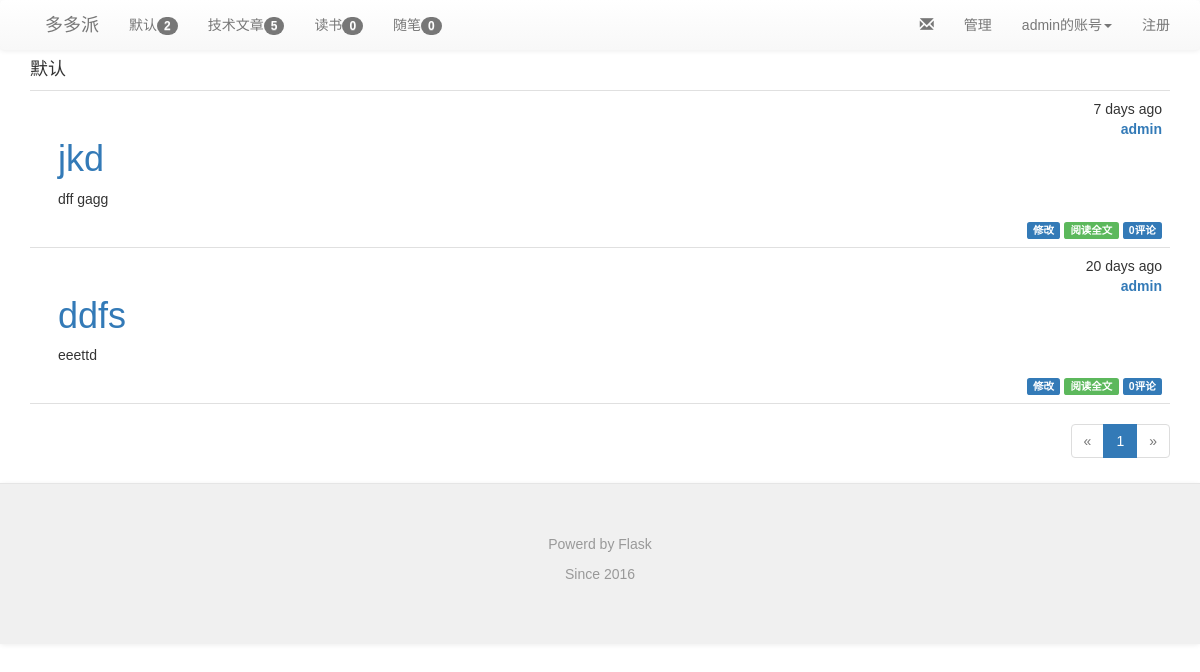
The page /category/1 (signed in) on the database its author committed.
### app/models.py (models this page shows, shortened)
class Category(db.Model):
    __tablename__ = 'categories'
    id = db.Column(db.Integer,primary_key=True)
    name = db.Column(db.String(64),unique=True)
    posts = db.relationship('Post',backref='category',lazy='dynamic')

class User(UserMixin, db.Model):
    __tablename__ = 'users'
    id = db.Column(db.Integer, primary_key=True)
    email = db.Column(db.String(64), unique=True, index=True)
    username = db.Column(db.String(64), unique=True, index=True)
    role_id = db.Column(db.Integer, db.ForeignKey('roles.id'))
    password_hash = db.Column(db.String(128))
    confirmed = db.Column(db.Boolean, default=False)
    name = db.Column(db.String(64))
    location = db.Column(db.String(64))
    about_me = db.Column(db.Text())
    member_since = db.Column(db.DateTime(), default=datetime.utcnow)
    last_seen = db.Column(db.DateTime(), default=datetime.utcnow)
    posts = db.relationship('Post',backref='author',lazy='dynamic')
    followed = db.relationship('Follow',
                               foreign_keys=[Follow.follower_id],
                               backref=db.backref('follower',lazy='joined'),
                               lazy='dynamic',cascade='all,delete-orphan')
    followers = db.relationship('Follow',
                                foreign_keys=[Follow.followed_id],
                                backref=db.backref('followed',lazy='joined'),
                                lazy='dynamic',cascade='all,delete-orphan')
    sendto = db.relationship('Message',
                             foreign_keys=[Message.sendto_id],
                             backref=db.backref('sendto',lazy='joined'),
                             lazy='dynamic',cascade='all,delete-orphan'
                             )
    author = db.relationship('Message',
                             foreign_keys=[Message.author_id],
                             backref=db.backref('author',lazy='joined'),
                             lazy='dynamic',cascade='all,delete-orphan'
                             )
    comments = db.relationship('Comment',backref='author',lazy='dynamic')
    starposts = db.relationship('Post',secondary='stars',backref=db.backref('stared',lazy='joined'),lazy='joined')
    @property
    def password(self):
        raise AttributeError('password is not a readable attribute')
    def can(self, permissions):
        return self.role is not None and \
            (self.role.permissions & permissions) == permissions
    def ping(self):
        self.last_seen = datetime.utcnow()
        db.session.add(self)
    def unread_message(self):
        num = self.sendto.count()
        total = 0
        for i in range(0,num):
            if self.sendto[i].confirmed == False:
                total += 1
        return total

class Post(db.Model):
    __tablename__ = 'posts'
    id = db.Column(db.Integer,primary_key=True)
    title = db.Column(db.Text(128))
    body = db.Column(db.Text)
    body_html = db.Column(db.Text)
    timestamp = db.Column(db.DateTime,index=True,default=datetime.utcnow)
    auth_id = db.Column(db.Integer,db.ForeignKey('users.id'))
    category_id = db.Column(db.Integer,db.ForeignKey('categories.id'))
    comments = db.relationship('Comment',backref='post',lazy='dynamic')
    visits = db.Column(db.Integer,nullable=False,default=int(10))

### app/main/views.py (the view)
@main.route('/category/<int:id>')
def category(id):
    category = Category.query.get_or_404(id)
    page = request.args.get('page',1,type=int)
    pagination = category.posts.order_by(Post.timestamp.desc()).paginate(
        page,per_page=current_app.config['FLASKY_POSTS_PER_PAGE'],
        error_out=False
    )
    posts = pagination.items
    return render_template('category.html',category=category,posts=posts,pagination=pagination)

### app/auth/views.py (called while the page is built)
@auth.before_app_request
def before_request():
    if current_user.is_authenticated:
        current_user.ping()
        if not current_user.confirmed \
            and request.endpoint[:5] != 'auth.' \
            and request.endpoint != 'static':
            return redirect(url_for('auth.unconfirmed'))

### app/main/__init__.py (called while the page is built)
@main.app_context_processor
def inject_permission():
    return dict(Permission=Permission)

### app/main/views.py (called while the page is built)
@main.before_app_request
def before_request(): #定义全局变量
    g.categories=Category.query.all()
    g.hotpost = Post.query.order_by(Post.visits.desc()).all()

@main.after_app_request
def after_request(response):
    for query in get_debug_queries():
        if query.duration >= current_app.config['FLASKY_SLOW_DB_QUERY_TIME']:
            current_app.logger.warning(
                'Slow query:%s\nParameters: %s\nDuration: %fs\nContext: %s\n'
                %(query.statement,query.parameters,query.duration,query.context)
            )
    return response

### app/models.py (called while the page is built)
@login_manager.user_loader
def load_user(user_id):
    return User.query.get(int(user_id))

### app/templates/category.html (shortened to what this page needs)
{% extends "base.html" %}
{% import "_macros.html" as macros %}
{% block page_content %}
<h4>{{ category.name }}</h4>
{% include '_posts_thumbnail.html' %}
{% if pagination %}
<div class="pagination">
    {{ macros.pagination_widget(pagination, '.category',id=category.id) }}
</div>
{% endif %}
{% endblock %}

### app/templates/base.html (shortened to what this page needs)
{% extends "bootstrap/base.html" %}
{% block head %}
{{ super() }}
<link rel="stylesheet" type="text/css" href="{{ url_for('static', filename='css/bootstrap.css') }}">
<link rel="stylesheet" type="text/css" href="{{ url_for('static', filename='css/bootstrap.min.css') }}">
<link rel="stylesheet" type="text/css" href="{{ url_for('static', filename='css/bootstrap-theme.css') }}">
<link rel="stylesheet" type="text/css" href="{{ url_for('static', filename='css/bootstrap-theme.min.css') }}">
<link rel="stylesheet" type="text/css" href="{{ url_for('static', filename='styles.css') }}">
{% endblock %}
{% block navbar %}
<div class="nav navbar-default">
    <div class="container">
        <div class="navbar-header">
            <a class="navbar-brand" href="/">多多派</a>
        </div>
            <ul class="nav navbar-nav">
            {% for category in g.categories %}
                <li><a href="{{ url_for('main.category',id=category.id)}}">{{category.name}}<span class="badge">{{category.posts.count()}}</span></a></li>
            {% endfor %}
            </ul>
            <ul class="nav navbar-nav navbar-right">
                <li><a href="{{url_for('auth.register')}}">注册</a></li>
            </ul>
            <ul class="nav navbar-nav navbar-right">
                {% if current_user.is_authenticated %}
                <li class="dropdown">
                    <a href="#" class="dropdown-toggle" data-toggle="dropdown">{{current_user.username}}的账号<b class="caret"></b></a>
                </li>
                {% else %}
                <li><a href="{{ url_for('auth.login') }}">登录</a></li>
                {% endif %}
             </ul>
            {% if current_user.can(Permission.MODERATE_COMMENTS) %}
            <ul class="nav navbar-nav navbar-right">
                <li><a href="{{ url_for('main.showmessages',username=current_user.username) }}">
                    <i class="glyphicon glyphicon-envelope" aria-hidden="true"></i>
                </a></li>
                <li><a href="{{ url_for('main.moderate') }}">管理</a></li>
            </ul>
            {% endif %}
        </div>
   </div>
{% endblock %}
{% block content %}
<div class="container">
    {% block page_content %}{% endblock %}
</div>
<div class="nav navbar-default">
  <footer class="blog-footer">
      <p>Powerd by Flask</p>
      <p>Since 2016</p>
  </footer>
</div>
{% endblock %}

### app/templates/_posts_thumbnail.html
<ul class="posts">
    {% for post in posts %}
    <li class="post">
        <div class="post-content">
            <div class="post-date">{{ moment(post.timestamp).fromNow() }}</div><br/>
            <div class="post-auth"><a href="{{ url_for('.profile',username=post.author.username) }}">{{ post.author.username }}</a></div>
            <div class="post-title text-primary">
                {% if post.title %}
                <h1>{{ post.title }}</h1>
                {% endif %}
            </div>
            <div class="post-body">
                {% if post.body_html %}
                    {{ post.body_html[:100]| safe }}
                {% else %}
                    {{ post.body[:100] }}
                {% endif %}
            </div>
            <div class="post-footer">
                {% if current_user == post.author %}
                <a href="{{ url_for('.edit', id=post.id) }}">
                    <span class="label label-primary">修改</span>
                </a>
                {% elif current_user.is_administrator() %}
                <a href="{{ url_for('.edit', id=post.id) }}">
                    <span class="label label-danger">修改 [管理员]</span>
                </a>
                {% endif %}
                <a href="{{ url_for('.post',id=post.id) }}">
                    <span class="label label-success">阅读全文</span>
                </a>
                <a href="{{ url_for('.post',id=post.id) }}#comments">
                    <span class="label label-primary">{{ post.comments.count() }}评论</span>
                </a>
            </div>
        </div>
    </li>
    {% endfor %}
</ul>

### app/static/styles.css (style rules this page uses)
body,button, input, select, textarea,h1 ,h2, h3, h4, h5, h6 { font-family: Microsoft YaHei , Tahoma, Helvetica, Arial, "\5b8b\4f53"; }
ul.posts { list-style-type: none; padding: 0px; margin: 0px 0px 0px 0px; border-top: 1px solid #e0e0e0; }
ul.posts li.post { padding: 8px; border-bottom: 1px solid #e0e0e0; }
div.post-date { float: right; }
div.post-auth { float: right; font-weight: bold; }
div.post-content { margin-left: 20px; min-height: 20px; }
div.post-footer { text-align:right; }
div.pagination { width: 100%; text-align: right; padding: 0px; margin: 0px; }
footer.blog-footer { padding: 50px; color: #999; text-align: center; background-color: #f0f0f0; border-top: 1px solid #e5e5e5; }

### rows shown on the page
Category: name "默认", posts.count "2"
Category: name "技术文章", posts.count "5"
Category: name "读书", posts.count "0"
Category: name "随笔", posts.count "0"
User: username "admin"
Post: timestamp "7 days ago", author.username "admin", title "jkd", body_html "dff gagg", comments.count "0"
Post: timestamp "20 days ago", author.username "admin", title "ddfs", body_html "eeettd", comments.count "0"

### other values the page prints
{{ p }} "1"
